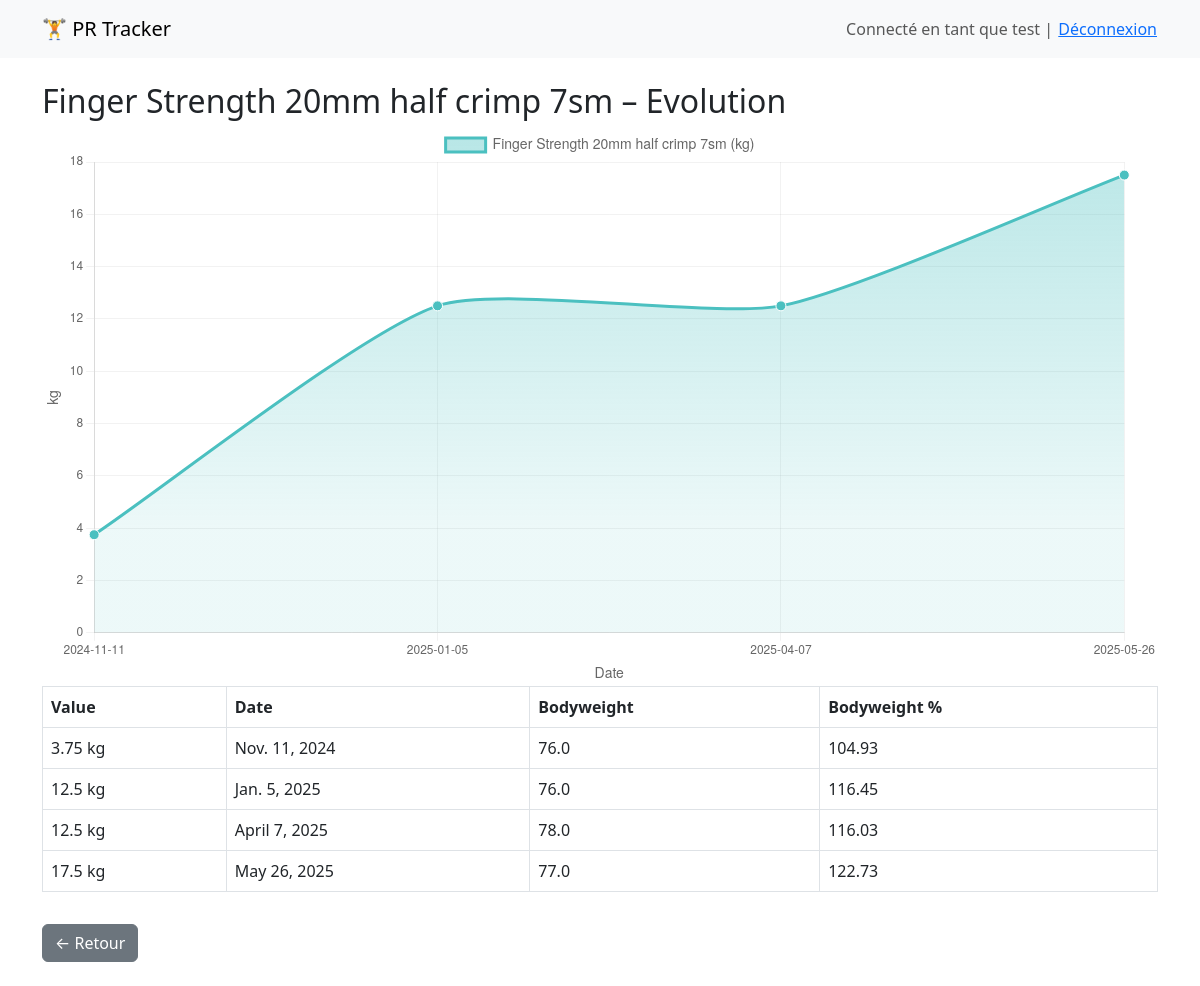
Page /pr/21/ (signed in) on the committed database.
### app/models.py (models this page shows, shortened)
class PersonalRecord(models.Model):
    user = models.ForeignKey(User, on_delete=models.CASCADE, related_name="personal_records")
    title = models.CharField(max_length=100)  # ex: "Deadlift"
    value = models.FloatField()  # ex: 120.5 (kg, chrono, etc.)
    unit = models.CharField(max_length=10, default="kg")  # ou "sec", "m", etc.
    date = models.DateField(default=date.today)
    weight = models.FloatField()
    description = models.TextField(blank=True, null=True)  # Optional description of the record
    @property
    def bodyweight(self):
        if self.unit == "kg" and self.weight:
            try:
                return (self.value + self.weight) / self.weight * 100
            except ZeroDivisionError:
                return None
        return None

### app/views.py (the view)
# urls.py: path("pr/<int:pk>/", PRDetailView.as_view(), name="pr-detail"),
class PRDetailView(LoginRequiredMixin, DetailView):
    model = PersonalRecord
    template_name = "records/pr_detail.html"
    context_object_name = "object"
    def get_queryset(self):
        return PersonalRecord.objects.filter(user=self.request.user)
    def get_context_data(self, **kwargs):
        context = super().get_context_data(**kwargs)
        qs = PersonalRecord.objects.filter(
            user=self.request.user,
            title=self.object.title
        ).order_by("date")
        context["dates"] = [str(pr.date) for pr in qs]
        context["values"] = [pr.value for pr in qs]
        context["records"] = qs
        return context

### templates/records/pr_detail.html (shortened to what this page needs)
{% extends "base.html" %}
{% block content %}
<h2>{{ object.title }} – Evolution</h2>
<canvas id="prChart" width="400" height="200"></canvas>
<script>
    const labels = JSON.parse(document.getElementById('labels-data').textContent);
    const values = JSON.parse(document.getElementById('values-data').textContent);
    const ctx = document.getElementById('prChart').getContext('2d');
    // Dégradé pour la courbe
    const gradient = ctx.createLinearGradient(0, 0, 0, 400);
    gradient.addColorStop(0, 'rgba(75,192,192,0.4)');
    gradient.addColorStop(1, 'rgba(75,192,192,0.1)');
    const chart = new Chart(ctx, {
        type: 'line',
        data: {
            labels: labels,
            datasets: [{
                label: '{{ object.title }} ({{ object.unit }})',
                data: values,
                fill: true,
                backgroundColor: gradient,
                borderColor: 'rgb(75, 192, 192)',
                pointBackgroundColor: 'rgb(75, 192, 192)',
                pointBorderColor: '#fff',
                pointRadius: 5,
                pointHoverRadius: 7,
                tension: 0.2
            }]
        },
        options: {
            responsive: true,
            plugins: {
                legend: {
                    display: true,
                    labels: {
                        font: { size: 14 }
                    }
                },
                tooltip: {
                    enabled: true,
                    callbacks: {
                        label: function(context) {
                            return context.parsed.y + ' {{ object.unit }}';
                        }
                    }
                }
            },
            scales: {
                x: {
                    title: { display: true, text: 'Date', font: { size: 14 } },
                    grid: { color: 'rgba(0,0,0,0.05)' }
                },
                y: {
                    title: { display: true, text: '{{ object.unit }}', font: { size: 14 } },
                    grid: { color: 'rgba(0,0,0,0.05)' },
                    beginAtZero: true
                }
            }
        }
    });
</script>
<table class="table table-bordered">
    <thead>
        <tr>
            <th>Value</th>
            <th>Date</th>
            <th>Bodyweight</th>
            <th>Bodyweight %</th>
        </tr>
    </thead>
    <tbody>
        {% for record in records %}
            <tr>
                <td>{{ record.value }} {{ record.unit }}</td>
                <td>{{ record.date }}</td>
                <td>{{ record.weight }}</td>
                <td>{% if record.bodyweight %}
                        {{ record.bodyweight|floatformat:2 }}
                    {% else %}
                        -
                    {% endif %}</td>
            </tr>
        {% endfor %}
    </tbody>
</table>
<a href="{% url 'pr-list' %}" class="btn btn-secondary mt-3">← Retour</a><br><br>
{% endblock %}

### templates/base.html (shortened to what this page needs)
<!DOCTYPE html>
<html lang="fr">
<head>
    <link href="https://cdn.jsdelivr.net/npm/bootstrap@5.3.0/dist/css/bootstrap.min.css" rel="stylesheet">
</head>
<body>
    <nav class="navbar navbar-expand-lg navbar-light bg-light mb-4">
        <div class="container">
            <a class="navbar-brand" href="{% url 'pr-list' %}">🏋️ PR Tracker</a>
            {% if user.is_authenticated %}
                <span class="navbar-text ms-auto">
                    Connecté en tant que {{ user.username }} |
                    <form method="post" action="{% url 'logout' %}" style="display: inline;">
                        <button type="submit" class="btn btn-link p-0 m-0 align-baseline">Déconnexion</button>
                    </form>
                </span>
            {% else %}
                <a href="{% url 'login' %}" class="btn btn-outline-primary ms-auto">Connexion</a>
            {% endif %}
        </div>
    </nav>
    <div class="container">
        {% block content %}{% endblock %}
    </div>
</body>
</html>

### rows in the picture
PersonalRecord: title "Finger Strength 20mm half crimp 7sm", value "17.5", unit "kg", date "May 26, 2025", weight "77.0", bodyweight "122.73"
PersonalRecord: value "3.75", unit "kg", date "Nov. 11, 2024", weight "76.0", bodyweight "104.93"
PersonalRecord: value "12.5", unit "kg", date "Jan. 5, 2025", weight "76.0", bodyweight "116.45"
PersonalRecord: value "12.5", unit "kg", date "April 7, 2025", weight "78.0", bodyweight "116.03"

### other values in the picture
{{ user.username }} "test"
chart data {{ object.title }} Finger Strength 20mm half crimp 7sm
chart data {{ object.unit }} kg
